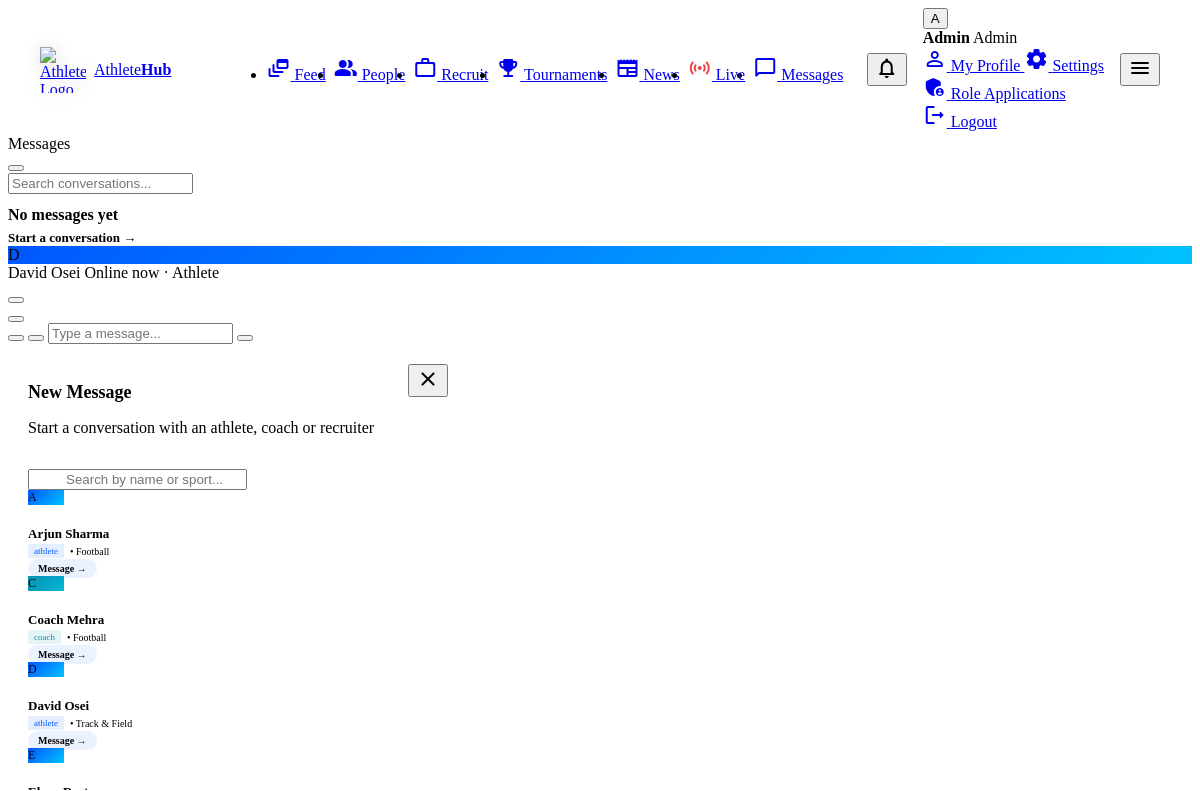
Screenshot of /pages/messages.php?to=8 (signed in) with the database file from the repository.
### tables this page shows
CREATE TABLE IF NOT EXISTS `users` (
  `id`              INT UNSIGNED AUTO_INCREMENT PRIMARY KEY,
  `name`            VARCHAR(100) NOT NULL,
  `email`           VARCHAR(150) NOT NULL UNIQUE,
  `password_hash`   VARCHAR(255) NOT NULL,
  `role`            ENUM('athlete','coach','recruiter','club','admin') NOT NULL DEFAULT 'athlete',
  `sport`           VARCHAR(80) DEFAULT NULL,
  `location`        VARCHAR(120) DEFAULT NULL,
  `bio`             TEXT DEFAULT NULL,
  `profile_pic`     VARCHAR(255) DEFAULT NULL,
  `is_verified`     TINYINT(1) NOT NULL DEFAULT 0,
  `followers_count` INT UNSIGNED NOT NULL DEFAULT 0,
  `following_count` INT UNSIGNED NOT NULL DEFAULT 0,
  `created_at`      TIMESTAMP NOT NULL DEFAULT CURRENT_TIMESTAMP
);

### pages/messages.php (the view, shortened to what this page needs)
<?php
require_once '../config/db.php';
$userId   = $_SESSION['user_id'];
function getRoleGradient($role) {
    if ($role === 'athlete') return 'linear-gradient(135deg, #0057FF, #00C2FF)';
    if ($role === 'coach') return 'linear-gradient(135deg, #0891B2, #06B6D4)';
    if ($role === 'recruiter') return 'linear-gradient(135deg, #7C3AED, #6D28D9)';
    if ($role === 'club') return 'linear-gradient(135deg, #D97706, #F59E0B)';
    return 'linear-gradient(135deg, #334155, #475569)';
}
function getRolePillColor($role) {
    if ($role === 'athlete') return 'background: rgba(0,87,255,0.1); color: #0057FF;';
    if ($role === 'coach') return 'background: rgba(8,145,178,0.1); color: #0891B2;';
    if ($role === 'recruiter') return 'background: rgba(124,58,237,0.1); color: #7C3AED;';
    if ($role === 'club') return 'background: rgba(217,119,6,0.1); color: #D97706;';
    return 'background: rgba(51,65,85,0.1); color: #334155;';
}
$activeUserId = isset($_GET['to']) && is_numeric($_GET['to']) ? (int)$_GET['to'] : null;
$searchQuery  = trim($_GET['q'] ?? '');
$conversations = [];
$activeUser = null;
if ($activeUserId) {
    $auStmt = $pdo->prepare("SELECT id, name, role, profile_pic FROM users WHERE id=?");
    $auStmt->execute([$activeUserId]);
    $activeUser = $auStmt->fetch(PDO::FETCH_ASSOC);
}
$usersStmt = $pdo->prepare("SELECT id, name, role, sport, profile_pic FROM users WHERE id != ? ORDER BY name ASC");
$usersStmt->execute([$userId]);
$allUsers = $usersStmt->fetchAll(PDO::FETCH_ASSOC);
require_once '../includes/header.php';
?>
<main class="msg-wrap <?= $activeUserId ? 'has-active' : 'no-active' ?>">
    <div class="msg-layout">
        <div class="inbox">
            <div class="inbox-header">
                <div class="inbox-title">
                    Messages
                </div>
                <button type="button" class="new-msg-btn" id="btnNewMsg" title="New message">
                </button>
            </div>
            <form class="search-box" method="GET" action="messages.php">
                <input type="text" name="q" placeholder="Search conversations..." value="<?= htmlspecialchars($searchQuery) ?>">
            </form>
            <div class="conv-list">
                <?php if (empty($conversations)): ?>
                    <div class="conv-empty">
                        <p style="margin:12px 0 4px; font-weight:600; color:var(--text-dark)">No messages yet</p>
                        <a href="javascript:void(0)" onclick="document.getElementById('btnNewMsg').click();" style="color:var(--primary); font-size:13px; font-weight:600; text-decoration:none;">Start a conversation →</a>
                    </div>
                <?php endif; ?>
            </div>
        </div>
        <div class="chat">
            <?php if (!$activeUserId): ?>
                <div class="chat-empty">
                    <iconify-icon icon="solar:chat-round-bold-duotone" style="font-size:48px; opacity:0.3; margin-bottom:12px;"></iconify-icon>
                    <p style="font-size:14px; color:var(--text-muted); margin-bottom:8px;">Select a conversation to start chatting</p>
                    <p style="font-size:12px; color:var(--text-muted); margin-bottom:16px;">or</p>
                    <button class="btn btn-primary btn-sm" onclick="document.getElementById('btnNewMsg').click();">+ New Message</button>
                </div>
            <?php else:
            ?>
                <div class="chat-header">
                    <div class="chat-header-left">
                        <div class="conv-av-small">
                            <?php if ($activeUser['profile_pic']): ?>
                                <img src="<?= htmlspecialchars($activeUser['profile_pic']) ?>" alt="">
                            <?php else: ?>
                                <div class="conv-av-initials" style="background: <?= getRoleGradient($activeUser['role']) ?>">
                                    <?= strtoupper(substr($activeUser['name'], 0, 1)) ?>
                                </div>
                            <?php endif; ?>
                        </div>
                        <div class="chat-status-col">
                            <span class="chat-name"><?= htmlspecialchars($activeUser['name']) ?></span>
                            <span class="chat-status"><iconify-icon icon="solar:circle-bold" style="font-size:10px"></iconify-icon> Online now · <?= ucfirst($activeUser['role']) ?></span>
                        </div>
                    </div>
                    <div class="chat-actions">
                        <button class="icon-btn search-chat-btn" title="Search in chat">
                        </button>
                        <div class="dropdown-wrap">
                            <button class="icon-btn" title="More options">
                            </button>
                        </div>
                    </div>
                </div>
                <div class="chat-input-bar">
                    <button type="button" class="attach-btn" id="btnAttach" title="Attach file">
                    </button>
                    <button type="button" class="attach-btn" id="btnEmojiToggle" title="Emojis">
                    </button>
                    <input type="text" id="messageInput" class="msg-input" placeholder="Type a message..." autocomplete="off">
                    <button type="button" class="send-btn" id="btnSend">
                    </button>
                </div>
            <?php endif; ?>
        </div>
    </div>
</main>
<div class="modal-overlay" id="newMsgModal">
    <div class="glass-modal" style="width: 460px; padding: 20px;">
        <div class="modal-header" style="display:flex; justify-content:space-between; align-items:flex-start; margin-bottom:16px;">
            <div>
                <h3 class="modal-title m-0" style="font-size:18px; margin-bottom:4px;">New Message</h3>
                <p class="text-xs text-muted">Start a conversation with an athlete, coach or recruiter</p>
            </div>
            <button class="modal-close" id="closeNewMsgModal"><span class="material-icons-round">close</span></button>
        </div>
        <div class="form-group mb-3 relative">
            <input type="text" id="searchUserInput" class="glass-input w-full" placeholder="Search by name or sport..." style="padding-left:36px;">
        </div>
        <div class="users-list-modal" id="modalUsersList" style="max-height:300px; overflow-y:auto; margin:0 -20px; padding:0 20px;">
            <?php foreach($allUsers as $u): ?>
                <div class="modal-user-item" data-name="<?= strtolower($u['name']) ?>" data-sport="<?= strtolower($u['sport'] ?: '') ?>" onclick="window.location.href='messages.php?to=<?= $u['id'] ?>'">
                    <div class="conv-av" style="width:36px; height:36px; font-size:12px;">
                        <?php if ($u['profile_pic']): ?>
                            <img src="<?= htmlspecialchars($u['profile_pic']) ?>" alt="">
                        <?php else: ?>
                            <div class="conv-av-initials" style="background: <?= getRoleGradient($u['role']) ?>">
                                <?= strtoupper(substr($u['name'], 0, 1)) ?>
                            </div>
                        <?php endif; ?>
                    </div>
                    <div style="flex:1;">
                        <div style="font-size:13px; font-weight:700; color:var(--text-dark); margin-bottom:2px;">
                            <?= htmlspecialchars($u['name']) ?>
                        </div>
                        <div style="display:flex; gap:6px; align-items:center;">
                            <span class="role-tag" style="font-size:9px; padding:2px 6px; <?= getRolePillColor($u['role']) ?>"><?= htmlspecialchars($u['role']) ?></span>
                            <?php if ($u['sport']): ?>
                                <span style="font-size:10px; color:var(--text-muted);">&bull; <?= htmlspecialchars($u['sport']) ?></span>
                            <?php endif; ?>
                        </div>
                    </div>
                    <div>
                        <span style="font-size:10px; font-weight:600; color:var(--primary); background:rgba(0,87,255,0.08); padding:4px 10px; border-radius:12px;">Message →</span>
                    </div>
                </div>
            <?php endforeach; ?>
        </div>
    </div>
</div>
<?php require_once '../includes/footer.php'; ?>

### includes/header.php (style rules this page uses)
*, *::before, *::after { box-sizing: border-box; }
a, button, .nav-link, .glass-input { transition: all 0.3s ease; }

### pages/messages.php (style rules this page uses)
body, html { overflow: hidden !important; }

### rows the page displays
users: name "D", name "David Osei", role "Athlete", role "athlete", sport "Track & Field"
users: name "A", name "Arjun Sharma", role "athlete", sport "Football"
users: name "C", name "Coach Mehra", role "coach", sport "Football"
users: name "E"

### other values shown
$initials "A"
$userName "Admin"
$userRole "Admin"
